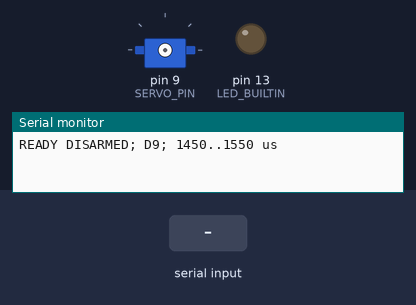
Simulated run of this sketch. Board: Arduino Uno, built with avr-gcc and run on an emulated ATmega328P. Parts: servo, output pins drawn as LEDs (lit = HIGH), the last lines printed to the serial monitor. The test bench sets the inputs (shaded band).

Above: at 1.2 s.
1.3 s: "ARM\n" received over Serial
At 1.9 s:
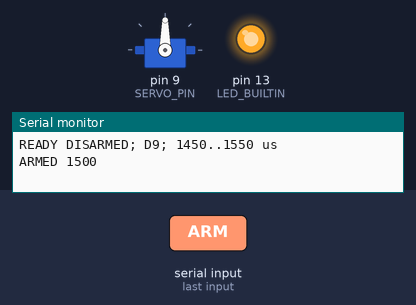
3.5 s: "DISARM\n" received over Serial
5.0 s: "STATUS\n" received over Serial
Timing chart, 0 to 8.0 s (numbered marks = the images above; inputs shaded):
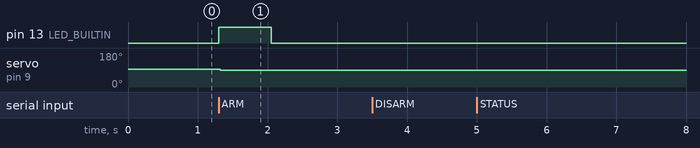

The sketch:

firmware.ino
```cpp
/* One-finger bench demonstrator - Arduino UNO R3, D9 signal.
   Separate regulated 6 V servo supply; common GND; physical motor-power E-stop.
   Boot DISARMED. No automatic motion. This firmware is NOT a safety controller.
   Default travel is deliberately restricted to 1450..1550 microseconds.
   Loosen the tendon and check the mechanical neutral before first ARM.
   Serial 115200: ARM, SET 1450..1550, KEEPALIVE, STATUS, DISARM.
   Loss of valid keepalive for 750 ms detaches PWM, but does not remove power.
*/
#include <Servo.h>
#include <stdlib.h>
#include <string.h>

const byte SERVO_PIN = 9;
const int MIN_US = 1450;
const int MAX_US = 1550;
const int CENTER_US = 1500;
const unsigned long WATCHDOG_MS = 750;
Servo tendonServo;
bool armed = false;
int currentUs = CENTER_US;
int targetUs = CENTER_US;
unsigned long lastAlive = 0;
unsigned long lastStep = 0;
char commandLine[40];
byte commandLength = 0;
bool discardLine = false;

void disarm(const __FlashStringHelper *reason) {
  tendonServo.detach();
  pinMode(SERVO_PIN, OUTPUT);
  digitalWrite(SERVO_PIN, LOW);
  digitalWrite(LED_BUILTIN, LOW);
  armed = false;
  Serial.println(reason);
}

void command(char *line) {
  if (strcmp(line, "DISARM") == 0) {
    disarm(F("DISARMED"));
  } else if (strcmp(line, "ARM") == 0) {
    currentUs = targetUs = CENTER_US;
    tendonServo.writeMicroseconds(CENTER_US);
    tendonServo.attach(SERVO_PIN, 900, 2100);
    lastAlive = lastStep = millis();
    armed = true;
    digitalWrite(LED_BUILTIN, HIGH);
    Serial.println(F("ARMED 1500"));
  } else if (strcmp(line, "KEEPALIVE") == 0) {
    if (armed) lastAlive = millis();
  } else if (strcmp(line, "STATUS") == 0) {
    Serial.print(armed ? F("ARMED ") : F("DISARMED "));
    Serial.print(currentUs); Serial.print(' '); Serial.println(targetUs);
  } else if (strncmp(line, "SET ", 4) == 0) {
    char *end = NULL;
    long pulse = strtol(line + 4, &end, 10);
    if (!armed) { Serial.println(F("ERROR DISARMED")); return; }
    if (end == line + 4 || *end != '\0' || pulse < MIN_US || pulse > MAX_US) {
      disarm(F("ERROR RANGE OR FORMAT; DISARMED")); return;
    }
    targetUs = (int)pulse;
    lastAlive = millis();
    Serial.print(F("TARGET ")); Serial.println(targetUs);
  } else {
    disarm(F("ERROR COMMAND; DISARMED"));
  }
}

void setup() {
  pinMode(LED_BUILTIN, OUTPUT);
  Serial.begin(115200);
  disarm(F("READY DISARMED; D9; 1450..1550 us"));
}

void loop() {
  while (Serial.available()) {
    char c = (char)Serial.read();
    if (discardLine) {
      if (c == '\n') discardLine = false;
      continue;
    }
    if (c == '\r') continue;
    if (c == '\n') {
      commandLine[commandLength] = '\0';
      if (commandLength) command(commandLine);
      commandLength = 0;
    } else if (commandLength < sizeof(commandLine)-1) {
      commandLine[commandLength++] = c;
    } else {
      commandLength = 0;
      discardLine = true;
      disarm(F("ERROR LINE TOO LONG; DISARMED"));
    }
  }
  unsigned long now = millis();
  if (armed && now-lastAlive > WATCHDOG_MS) {
    disarm(F("WATCHDOG; DISARMED"));
  }
  if (armed && now-lastStep >= 20) {
    lastStep = now;
    int delta = targetUs-currentUs;
    currentUs += constrain(delta, -2, 2);
    tendonServo.writeMicroseconds(currentUs);
  }
}
```

Measured:
- after the input at 1.3 s, pin 13 (LED_BUILTIN): LOW → HIGH at once, → LOW 0.75 s later; servo on pin 9 (SERVO_PIN): 93° → 90° at once
